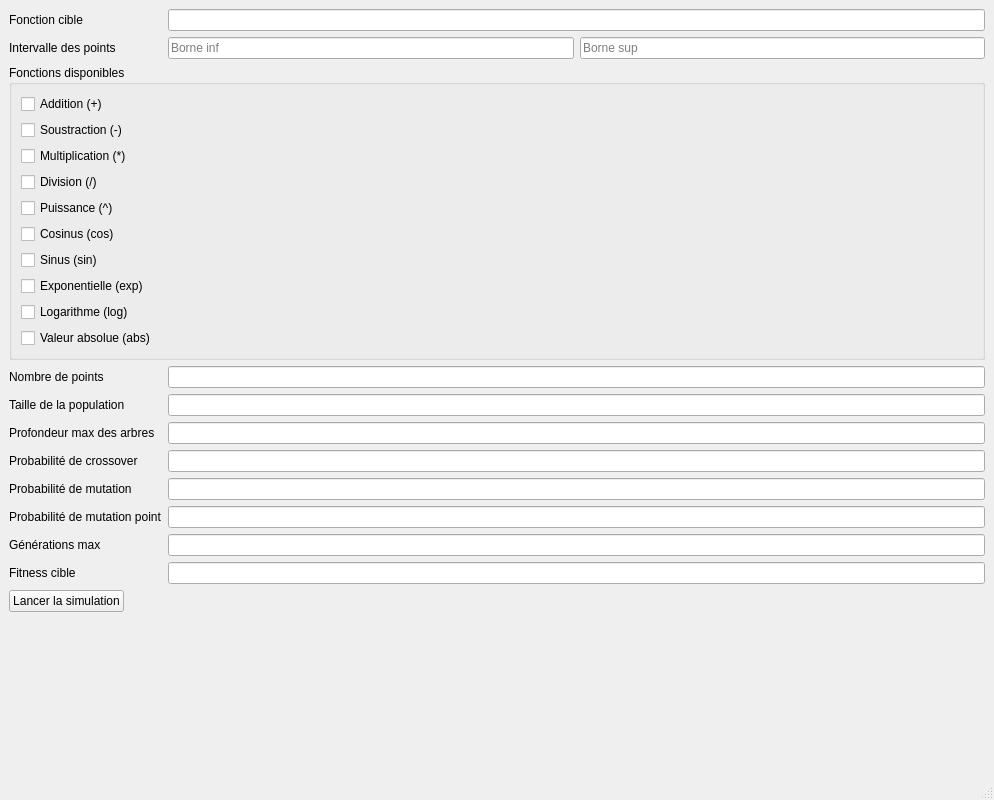
<?xml version="1.0" encoding="UTF-8"?>
<ui version="4.0">
 <class>MainWindow</class>
 <widget class="QMainWindow" name="MainWindow">
  <property name="geometry">
   <rect>
    <x>0</x>
    <y>0</y>
    <width>994</width>
    <height>800</height>
   </rect>
  </property>
  <property name="windowTitle">
   <string>MainWindow</string>
  </property>
  <widget class="QWidget" name="centralwidget">
   <layout class="QFormLayout" name="formLayout">
    <!-- Existing parameters -->
    <item row="0" column="0">
     <widget class="QLabel" name="label_fonction_cible">
      <property name="text">
       <string>Fonction cible</string>
      </property>
     </widget>
    </item>
    <item row="0" column="1">
     <widget class="QLineEdit" name="lineEdit_fonction_cible"/>
    </item>
    <item row="1" column="0">
     <widget class="QLabel" name="label_intervalle_points">
      <property name="text">
       <string>Intervalle des points</string>
      </property>
     </widget>
    </item>
    <item row="1" column="1">
     <layout class="QHBoxLayout" name="intervalle_points_layout">
      <item>
       <widget class="QLineEdit" name="lineEdit_intervalle_min">
        <property name="placeholderText">
         <string>Borne inf</string>
        </property>
       </widget>
      </item>
      <item>
       <widget class="QLineEdit" name="lineEdit_intervalle_max">
        <property name="placeholderText">
         <string>Borne sup</string>
        </property>
       </widget>
      </item>
     </layout>
    </item>
    <!-- Functions Selection -->
    <item row="2" column="0" colspan="2">
     <widget class="QGroupBox" name="groupBox_fonctions">
      <property name="title">
       <string>Fonctions disponibles</string>
      </property>
      <layout class="QVBoxLayout" name="verticalLayout_fonctions">
       <item>
        <widget class="QCheckBox" name="checkBox_addition">
         <property name="text">
          <string>Addition (+)</string>
         </property>
        </widget>
       </item>
       <item>
        <widget class="QCheckBox" name="checkBox_soustraction">
         <property name="text">
          <string>Soustraction (-)</string>
         </property>
        </widget>
       </item>
       <item>
        <widget class="QCheckBox" name="checkBox_multiplication">
         <property name="text">
          <string>Multiplication (*)</string>
         </property>
        </widget>
       </item>
       <item>
        <widget class="QCheckBox" name="checkBox_division">
         <property name="text">
          <string>Division (/)</string>
         </property>
        </widget>
       </item>
       <item>
        <widget class="QCheckBox" name="checkBox_puissance">
         <property name="text">
          <string>Puissance (^)</string>
         </property>
        </widget>
       </item>
       <item>
        <widget class="QCheckBox" name="checkBox_cosinus">
         <property name="text">
          <string>Cosinus (cos)</string>
         </property>
        </widget>
       </item>
       <item>
        <widget class="QCheckBox" name="checkBox_sinus">
         <property name="text">
          <string>Sinus (sin)</string>
         </property>
        </widget>
       </item>
       <item>
        <widget class="QCheckBox" name="checkBox_exponentielle">
         <property name="text">
          <string>Exponentielle (exp)</string>
         </property>
        </widget>
       </item>
       <item>
        <widget class="QCheckBox" name="checkBox_logarithme">
         <property name="text">
          <string>Logarithme (log)</string>
         </property>
        </widget>
       </item>
       <item>
        <widget class="QCheckBox" name="checkBox_valeur_absolue">
         <property name="text">
          <string>Valeur absolue (abs)</string>
         </property>
        </widget>
       </item>
      </layout>
     </widget>
    </item>
    <!-- Remaining parameters -->
    <item row="3" column="0">
     <widget class="QLabel" name="label_nombre_points">
      <property name="text">
       <string>Nombre de points</string>
      </property>
     </widget>
    </item>
    <item row="3" column="1">
     <widget class="QLineEdit" name="lineEdit_nombre_points"/>
    </item>
    <item row="4" column="0">
     <widget class="QLabel" name="label_taille_population">
      <property name="text">
       <string>Taille de la population</string>
      </property>
     </widget>
    </item>
    <item row="4" column="1">
     <widget class="QLineEdit" name="lineEdit_taille_population"/>
    </item>
    <item row="5" column="0">
     <widget class="QLabel" name="label_profondeur_max">
      <property name="text">
       <string>Profondeur max des arbres</string>
      </property>
     </widget>
    </item>
    <item row="5" column="1">
     <widget class="QLineEdit" name="lineEdit_profondeur_max"/>
    </item>
    <item row="7" column="0">
     <widget class="QLabel" name="label_proba_crossover">
      <property name="text">
       <string>Probabilité de crossover</string>
      </property>
     </widget>
    </item>
    <item row="7" column="1">
     <widget class="QLineEdit" name="lineEdit_proba_crossover"/>
    </item>
    <item row="8" column="0">
     <widget class="QLabel" name="label_proba_mutation">
      <property name="text">
       <string>Probabilité de mutation</string>
      </property>
     </widget>
    </item>
    <item row="8" column="1">
     <widget class="QLineEdit" name="lineEdit_proba_mutation"/>
    </item>
    <item row="9" column="0">
     <widget class="QLabel" name="label_proba_mutation_point">
      <property name="text">
       <string>Probabilité de mutation point</string>
      </property>
     </widget>
    </item>
    <item row="9" column="1">
     <widget class="QLineEdit" name="lineEdit_proba_mutation_point"/>
    </item>
    <item row="10" column="0">
     <widget class="QLabel" name="label_generations_max">
      <property name="text">
       <string>Générations max</string>
      </property>
     </widget>
    </item>
    <item row="10" column="1">
     <widget class="QLineEdit" name="lineEdit_generations_max"/>
    </item>
    <item row="11" column="0">
     <widget class="QLabel" name="label_fitness_cible">
      <property name="text">
       <string>Fitness cible</string>
      </property>
     </widget>
    </item>
    <item row="11" column="1">
     <widget class="QLineEdit" name="lineEdit_fitness_cible"/>
    </item>
    <!-- Buttons -->
    <item row="12" column="0">
     <widget class="QPushButton" name="pushButton_lancer_simulation">
      <property name="text">
       <string>Lancer la simulation</string>
      </property>
     </widget>
    </item>
   </layout>
  </widget>
  <widget class="QMenuBar" name="menubar"/>
  <widget class="QStatusBar" name="statusbar"/>
 </widget>
 <resources/>
 <connections/>
</ui>
